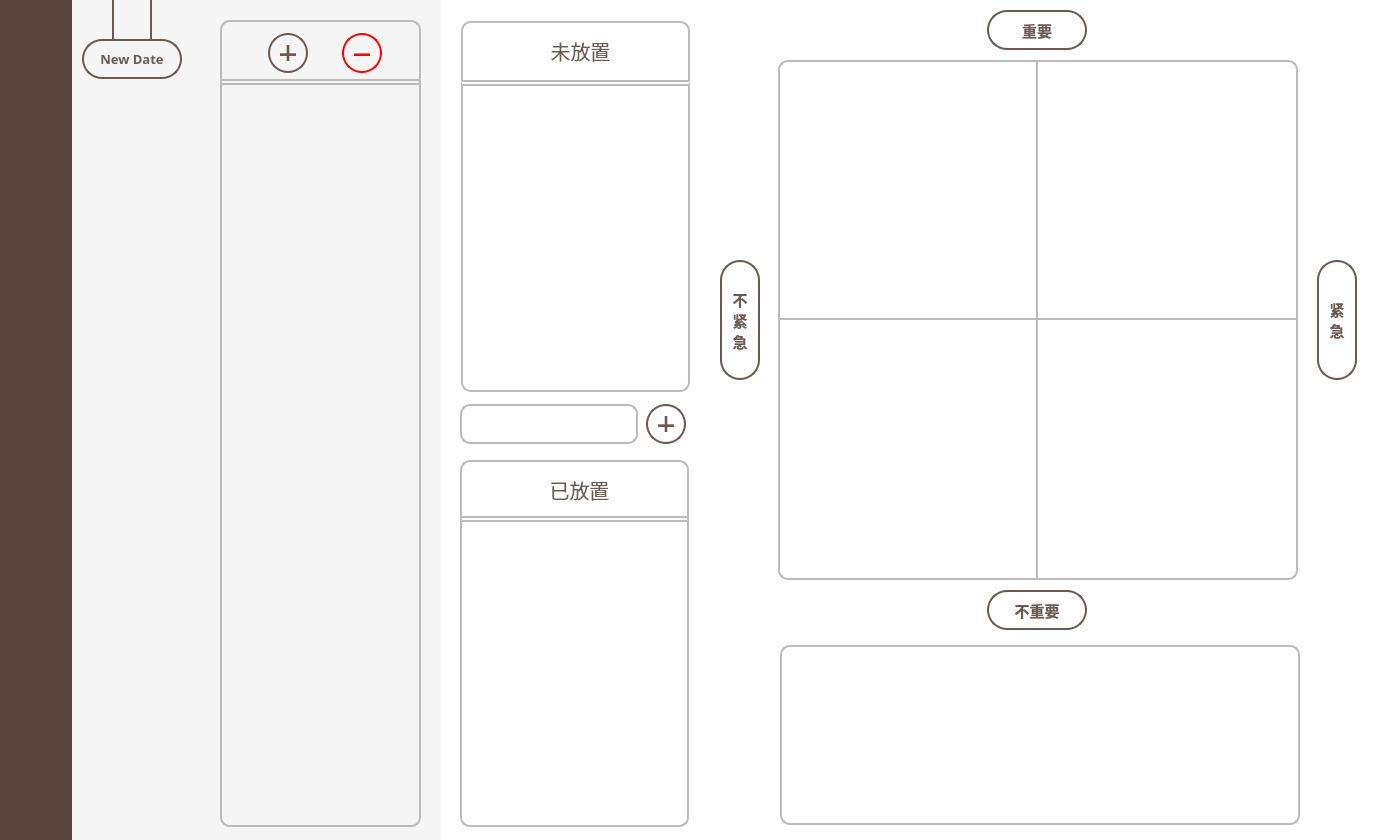
<?xml version="1.0" encoding="UTF-8"?>
<ui version="4.0">
 <class>Widget</class>
 <widget class="QWidget" name="Widget">
  <property name="geometry">
   <rect>
    <x>0</x>
    <y>0</y>
    <width>1400</width>
    <height>840</height>
   </rect>
  </property>
  <property name="font">
   <font>
    <family>微软雅黑</family>
    <pointsize>12</pointsize>
    <weight>50</weight>
    <italic>false</italic>
    <bold>false</bold>
    <underline>false</underline>
    <strikeout>false</strikeout>
    <stylestrategy>PreferDefault</stylestrategy>
    <kerning>true</kerning>
   </font>
  </property>
  <property name="focusPolicy">
   <enum>Qt::NoFocus</enum>
  </property>
  <property name="windowTitle">
   <string>Widget</string>
  </property>
  <property name="styleSheet">
   <string notr="true">#Widget
{
	background-color: white;
}

#listPlaced, #txtAddItem, #listFree, #listLabel
{
	border: 2px solid #bbbbbb;
	border-radius: 10px;
	background: transparent;
	outline:none;
}

#listD1, #listD2, #listD3, #listD4
{	
	outline:none;
	background:transparent;
	border:none;
}

#listD1
{
	border-bottom: 2px solid #bbbbbb;
}

#listD2
{
	border-bottom: 2px solid #bbbbbb;	
	border-right: 2px solid #bbbbbb;
	
}

#listD3
{
	border-right: 2px solid #bbbbbb;
}

DraggableList::item, PlacedList::item
{
	padding: 2px 0;
}</string>
  </property>
  <widget class="QGroupBox" name="groupCanvas">
   <property name="geometry">
    <rect>
     <x>440</x>
     <y>0</y>
     <width>941</width>
     <height>901</height>
    </rect>
   </property>
   <property name="styleSheet">
    <string notr="true">QGroupBox
{
	border: none;
	background: transparent;
	outline:none;
}</string>
   </property>
   <property name="title">
    <string/>
   </property>
   <widget class="QGroupBox" name="groupBox_4">
    <property name="geometry">
     <rect>
      <x>260</x>
      <y>0</y>
      <width>681</width>
      <height>631</height>
     </rect>
    </property>
    <property name="styleSheet">
     <string notr="true">QGroupBox
{
	border: none;
	border-radius:10px;
	background: transparent;
	outline:none;
}</string>
    </property>
    <property name="title">
     <string/>
    </property>
    <widget class="QGroupBox" name="groupBox_2">
     <property name="geometry">
      <rect>
       <x>78</x>
       <y>60</y>
       <width>520</width>
       <height>520</height>
      </rect>
     </property>
     <property name="styleSheet">
      <string notr="true">QGroupBox
{
	border: 2px solid #bbbbbb;
}</string>
     </property>
     <property name="title">
      <string/>
     </property>
     <widget class="DraggableList" name="listD3">
      <property name="enabled">
       <bool>true</bool>
      </property>
      <property name="geometry">
       <rect>
        <x>0</x>
        <y>260</y>
        <width>260</width>
        <height>260</height>
       </rect>
      </property>
      <property name="font">
       <font>
        <family>微软雅黑</family>
        <pointsize>12</pointsize>
       </font>
      </property>
      <property name="styleSheet">
       <string notr="true"/>
      </property>
     </widget>
     <widget class="DraggableList" name="listD1">
      <property name="geometry">
       <rect>
        <x>260</x>
        <y>0</y>
        <width>260</width>
        <height>260</height>
       </rect>
      </property>
      <property name="font">
       <font>
        <family>微软雅黑</family>
        <pointsize>12</pointsize>
       </font>
      </property>
      <property name="styleSheet">
       <string notr="true"/>
      </property>
     </widget>
     <widget class="DraggableList" name="listD4">
      <property name="geometry">
       <rect>
        <x>260</x>
        <y>260</y>
        <width>260</width>
        <height>260</height>
       </rect>
      </property>
      <property name="font">
       <font>
        <family>微软雅黑</family>
        <pointsize>12</pointsize>
       </font>
      </property>
      <property name="styleSheet">
       <string notr="true"/>
      </property>
     </widget>
     <widget class="DraggableList" name="listD2">
      <property name="geometry">
       <rect>
        <x>0</x>
        <y>0</y>
        <width>260</width>
        <height>260</height>
       </rect>
      </property>
      <property name="font">
       <font>
        <family>微软雅黑</family>
        <pointsize>12</pointsize>
       </font>
      </property>
      <property name="styleSheet">
       <string notr="true"/>
      </property>
     </widget>
    </widget>
    <widget class="QPushButton" name="btnYDown">
     <property name="geometry">
      <rect>
       <x>287</x>
       <y>590</y>
       <width>100</width>
       <height>40</height>
      </rect>
     </property>
     <property name="font">
      <font>
       <family>微软雅黑</family>
       <pointsize>11</pointsize>
       <weight>75</weight>
       <bold>true</bold>
      </font>
     </property>
     <property name="styleSheet">
      <string notr="true">#btnYDown
{
	height: 20px;
	border: 2px solid rgb(107,90,82);
	border-radius:20px;
	background: white;
	color: rgb(107,90,82);
	text-align:center;
	vertical-align:middle;
}

#btnYDown:hover
{
	background: rgb(107,90,82);
	color: white;
}</string>
     </property>
     <property name="text">
      <string>不重要</string>
     </property>
    </widget>
    <widget class="QPushButton" name="btnXLeft">
     <property name="geometry">
      <rect>
       <x>20</x>
       <y>260</y>
       <width>40</width>
       <height>120</height>
      </rect>
     </property>
     <property name="font">
      <font>
       <family>微软雅黑</family>
       <pointsize>11</pointsize>
       <weight>75</weight>
       <bold>true</bold>
      </font>
     </property>
     <property name="layoutDirection">
      <enum>Qt::LeftToRight</enum>
     </property>
     <property name="styleSheet">
      <string notr="true">#btnXLeft
{
	height: 20px;
	border: 2px solid rgb(107,90,82);
	border-radius:20px;
	background: white;
	color: rgb(107,90,82);
	text-align:center;
	vertical-align:middle;
}

#btnXLeft:hover
{
	background: rgb(107,90,82);
	color: white;
}</string>
     </property>
     <property name="text">
      <string>不
紧
急</string>
     </property>
    </widget>
    <widget class="QPushButton" name="btnXRight">
     <property name="geometry">
      <rect>
       <x>617</x>
       <y>260</y>
       <width>40</width>
       <height>120</height>
      </rect>
     </property>
     <property name="font">
      <font>
       <family>微软雅黑</family>
       <pointsize>11</pointsize>
       <weight>75</weight>
       <bold>true</bold>
      </font>
     </property>
     <property name="styleSheet">
      <string notr="true">#btnXRight
{
	height: 20px;
	border: 2px solid rgb(107,90,82);
	border-radius:20px;
	background: white;
	color: rgb(107,90,82);
	text-align:center;
	vertical-align:middle;
}

#btnXRight:hover
{
	background: rgb(107,90,82);
	color: white;
}</string>
     </property>
     <property name="text">
      <string>紧
急</string>
     </property>
    </widget>
    <widget class="QPushButton" name="btnYUp">
     <property name="geometry">
      <rect>
       <x>287</x>
       <y>10</y>
       <width>100</width>
       <height>40</height>
      </rect>
     </property>
     <property name="font">
      <font>
       <family>微软雅黑</family>
       <pointsize>11</pointsize>
       <weight>75</weight>
       <bold>true</bold>
      </font>
     </property>
     <property name="styleSheet">
      <string notr="true">#btnYUp
{
	height: 20px;
	border: 2px solid rgb(107,90,82);
	border-radius:20px;
	background: white;
	color: rgb(107,90,82);
	text-align:center;
	vertical-align:middle;
}

#btnYUp:hover
{
	background: rgb(107,90,82);
	color: white;
}</string>
     </property>
     <property name="text">
      <string>重要</string>
     </property>
    </widget>
   </widget>
   <widget class="QListWidget" name="listLabel">
    <property name="geometry">
     <rect>
      <x>340</x>
      <y>645</y>
      <width>520</width>
      <height>180</height>
     </rect>
    </property>
    <property name="font">
     <font>
      <family>微软雅黑</family>
      <pointsize>11</pointsize>
      <weight>75</weight>
      <bold>true</bold>
     </font>
    </property>
    <property name="styleSheet">
     <string notr="true">#listLabel
{
	padding-top:5px;
}

#listLabel::item
{
	height:20px;
	background:white;
	color:rgb(107,90,82);
	border: 2px solid rgb(107,90,82);
	border-radius: 10px;
	margin: 2px 20px 2px 5px;
	padding:5px;
}

#listLabel::item:hover
{
	background: rgb(107,90,82);
	color: white;
}

#listLabel::item:selected
{
	background: rgb(107,90,82);
	color: white;
}</string>
    </property>
   </widget>
   <widget class="QGroupBox" name="groupItemList">
    <property name="geometry">
     <rect>
      <x>10</x>
      <y>10</y>
      <width>251</width>
      <height>861</height>
     </rect>
    </property>
    <property name="styleSheet">
     <string notr="true">QGroupBox
{
	border: none;
	border-radius: 10px;
	background: transparent;
	outline:none;
}</string>
    </property>
    <property name="title">
     <string/>
    </property>
    <widget class="PlacedList" name="listPlaced">
     <property name="geometry">
      <rect>
       <x>10</x>
       <y>506</y>
       <width>229</width>
       <height>311</height>
      </rect>
     </property>
     <property name="font">
      <font>
       <family>微软雅黑</family>
       <pointsize>12</pointsize>
      </font>
     </property>
     <property name="styleSheet">
      <string notr="true">#listPlaced
{
	border-width: 2px;
	border-top-left-radius: 0;
	border-top-right-radius: 0;
	border-top: 6px double #bbbbbb;
}</string>
     </property>
    </widget>
    <widget class="QPushButton" name="btnAddItem">
     <property name="geometry">
      <rect>
       <x>196</x>
       <y>394</y>
       <width>40</width>
       <height>40</height>
      </rect>
     </property>
     <property name="font">
      <font>
       <family>Arial</family>
       <pointsize>20</pointsize>
       <weight>75</weight>
       <bold>true</bold>
      </font>
     </property>
     <property name="styleSheet">
      <string notr="true">#btnAddItem
{
	border: 2px solid rgb(107,90,82);
	height:20px;
	width:20px;
	padding:10px;
	border-radius:20px;
	background: transparent;
	color: rgb(107,90,82);
	text-align:center;
	vertical-align:middle;
}

#btnAddItem:hover
{
	background: rgb(107,90,82);
	color: white;
}
</string>
     </property>
     <property name="text">
      <string>＋</string>
     </property>
    </widget>
    <widget class="QLineEdit" name="txtAddItem">
     <property name="geometry">
      <rect>
       <x>10</x>
       <y>394</y>
       <width>178</width>
       <height>40</height>
      </rect>
     </property>
     <property name="font">
      <font>
       <family>微软雅黑</family>
       <pointsize>12</pointsize>
      </font>
     </property>
     <property name="acceptDrops">
      <bool>false</bool>
     </property>
     <property name="styleSheet">
      <string notr="true">#txtAddItem
{
	padding: 5px 5px;
}</string>
     </property>
     <property name="dragEnabled">
      <bool>false</bool>
     </property>
    </widget>
    <widget class="DraggableList" name="listFree">
     <property name="geometry">
      <rect>
       <x>11</x>
       <y>70</y>
       <width>229</width>
       <height>312</height>
      </rect>
     </property>
     <property name="font">
      <font>
       <family>微软雅黑</family>
       <pointsize>12</pointsize>
      </font>
     </property>
     <property name="styleSheet">
      <string notr="true">#listFree
{
	border-width: 2px;
	border-top-left-radius: 0;
	border-top-right-radius: 0;
	border-top: 6px double #bbbbbb;
}</string>
     </property>
    </widget>
    <widget class="QGroupBox" name="boxFree">
     <property name="geometry">
      <rect>
       <x>11</x>
       <y>11</y>
       <width>229</width>
       <height>60</height>
      </rect>
     </property>
     <property name="styleSheet">
      <string notr="true">#boxFree
{
	border:2px solid #bbbbbb;
	border-bottom: none;
	border-radius: 10px;
	border-bottom-left-radius:0;
	border-bottom-right-radius:0;
}</string>
     </property>
     <property name="title">
      <string/>
     </property>
     <widget class="QLabel" name="label">
      <property name="geometry">
       <rect>
        <x>18</x>
        <y>10</y>
        <width>40</width>
        <height>40</height>
       </rect>
      </property>
      <property name="styleSheet">
       <string notr="true">image: url(:/images/list.png)</string>
      </property>
      <property name="text">
       <string/>
      </property>
     </widget>
     <widget class="QLabel" name="label_2">
      <property name="geometry">
       <rect>
        <x>74</x>
        <y>14</y>
        <width>91</width>
        <height>31</height>
       </rect>
      </property>
      <property name="font">
       <font>
        <family>微软雅黑</family>
        <pointsize>15</pointsize>
       </font>
      </property>
      <property name="styleSheet">
       <string notr="true">color: rgb(107,90,82);</string>
      </property>
      <property name="text">
       <string>未放置</string>
      </property>
      <property name="alignment">
       <set>Qt::AlignCenter</set>
      </property>
     </widget>
    </widget>
    <widget class="QGroupBox" name="boxFree_2">
     <property name="geometry">
      <rect>
       <x>10</x>
       <y>450</y>
       <width>229</width>
       <height>60</height>
      </rect>
     </property>
     <property name="styleSheet">
      <string notr="true">#boxFree_2
{
	border:2px solid #bbbbbb;
	border-bottom: none;
	border-radius: 10px;
	border-bottom-left-radius:0;
	border-bottom-right-radius:0;
}</string>
     </property>
     <property name="title">
      <string/>
     </property>
     <widget class="QLabel" name="label_3">
      <property name="geometry">
       <rect>
        <x>18</x>
        <y>10</y>
        <width>40</width>
        <height>40</height>
       </rect>
      </property>
      <property name="styleSheet">
       <string notr="true">image: url(:/images/list.png)</string>
      </property>
      <property name="text">
       <string/>
      </property>
     </widget>
     <widget class="QLabel" name="label_4">
      <property name="geometry">
       <rect>
        <x>74</x>
        <y>14</y>
        <width>91</width>
        <height>31</height>
       </rect>
      </property>
      <property name="font">
       <font>
        <family>微软雅黑</family>
        <pointsize>15</pointsize>
       </font>
      </property>
      <property name="styleSheet">
       <string notr="true">color: rgb(107,90,82);</string>
      </property>
      <property name="text">
       <string>已放置</string>
      </property>
      <property name="alignment">
       <set>Qt::AlignCenter</set>
      </property>
     </widget>
    </widget>
   </widget>
  </widget>
  <widget class="QGroupBox" name="groupLeft">
   <property name="geometry">
    <rect>
     <x>60</x>
     <y>-10</y>
     <width>381</width>
     <height>911</height>
    </rect>
   </property>
   <property name="styleSheet">
    <string notr="true">#groupLeft
{
	background:rgb(245, 245, 245);
	border:none;
}</string>
   </property>
   <property name="title">
    <string/>
   </property>
   <widget class="QGroupBox" name="groupTipList">
    <property name="geometry">
     <rect>
      <x>10</x>
      <y>36</y>
      <width>161</width>
      <height>851</height>
     </rect>
    </property>
    <property name="styleSheet">
     <string notr="true">QGroupBox
{
	border: 2px solid #bbbbbb;
	border: none;
	border-right: none;
	border-radius: 10px;
	border-top-right-radius: 0;
	border-bottom-right-radius: 0;
	background: transparent;
	outline:none;
}

#listTime
{
	border:none;
	background-color: transparent;
	text-align: center;
	outline: none;
}

#listTime::item
{
	margin-top: 10px;
	margin-left: 12px;
	margin-right: 20px;
	padding: 10px 0 10px 5px;
	height: 20px;
	border: 2px solid rgb(89,69,61);
	border-left:none;
	border-radius: 10px;
	border-top-left-radius:0;
	border-bottom-left-radius:0;
	background-color: white;
	color: rgb(89,69,61);
	text-align: center;
}

#listTime::item:hover
{
	background: rgb(89,69,61);
	color: white;
}

#listTime::item:selected
{
	background: rgb(89,69,61);
	color: white;
}</string>
    </property>
    <property name="title">
     <string/>
    </property>
    <widget class="TimeList" name="listTime">
     <property name="geometry">
      <rect>
       <x>-12</x>
       <y>60</y>
       <width>161</width>
       <height>791</height>
      </rect>
     </property>
     <property name="font">
      <font>
       <family>微软雅黑</family>
       <pointsize>9</pointsize>
       <weight>75</weight>
       <italic>false</italic>
       <bold>true</bold>
      </font>
     </property>
     <property name="contextMenuPolicy">
      <enum>Qt::CustomContextMenu</enum>
     </property>
     <property name="styleSheet">
      <string notr="true"/>
     </property>
    </widget>
    <widget class="QPushButton" name="btnAddTime">
     <property name="geometry">
      <rect>
       <x>12</x>
       <y>13</y>
       <width>100</width>
       <height>40</height>
      </rect>
     </property>
     <property name="font">
      <font>
       <family>微软雅黑</family>
       <pointsize>10</pointsize>
       <weight>75</weight>
       <bold>true</bold>
      </font>
     </property>
     <property name="styleSheet">
      <string notr="true">#btnAddTime
{
	height: 20px;
	border: 2px solid rgb(107,90,82);
	border-radius:20px;
	background: transparent;
	color: rgb(107,90,82);
	text-align:center;
	vertical-align:middle;
}

#btnAddTime:hover
{
	background: rgb(107,90,82);
	color: white;
}</string>
     </property>
     <property name="text">
      <string>New Date</string>
     </property>
    </widget>
   </widget>
   <widget class="QGroupBox" name="pole">
    <property name="geometry">
     <rect>
      <x>52</x>
      <y>0</y>
      <width>40</width>
      <height>51</height>
     </rect>
    </property>
    <property name="styleSheet">
     <string notr="true">border: 2px solid rgb(107,90,82);
border-top:none;
border-bottom:none;
background:transparent;</string>
    </property>
    <property name="title">
     <string/>
    </property>
   </widget>
   <widget class="QGroupBox" name="groupFourList">
    <property name="geometry">
     <rect>
      <x>160</x>
      <y>30</y>
      <width>201</width>
      <height>807</height>
     </rect>
    </property>
    <property name="styleSheet">
     <string notr="true">QGroupBox
{
	border: 2px solid #bbbbbb;
	border-radius: 10px;
	background: transparent;
	outline:none;
}</string>
    </property>
    <property name="title">
     <string/>
    </property>
    <widget class="QPushButton" name="btnAddFour">
     <property name="geometry">
      <rect>
       <x>48</x>
       <y>13</y>
       <width>40</width>
       <height>40</height>
      </rect>
     </property>
     <property name="font">
      <font>
       <family>Arial</family>
       <pointsize>20</pointsize>
       <weight>75</weight>
       <bold>true</bold>
      </font>
     </property>
     <property name="styleSheet">
      <string notr="true">#btnAddFour
{
	border: 2px solid rgb(107,90,82);
	height:20px;
	width:20px;
	padding:10px;
	border-radius:20px;
	background: transparent;
	color: rgb(107,90,82);
	text-align:center;
	vertical-align:middle;
}

#btnAddFour:hover
{
	background: rgb(107,90,82);
	color: white;
}
</string>
     </property>
     <property name="text">
      <string>＋</string>
     </property>
    </widget>
    <widget class="QPushButton" name="btnDelFour">
     <property name="geometry">
      <rect>
       <x>122</x>
       <y>13</y>
       <width>40</width>
       <height>40</height>
      </rect>
     </property>
     <property name="font">
      <font>
       <family>Arial</family>
       <pointsize>20</pointsize>
       <weight>75</weight>
       <bold>true</bold>
      </font>
     </property>
     <property name="styleSheet">
      <string notr="true">

#btnDelFour
{
	border: 2px solid rgb(252, 4, 4);
	height:20px;
	width:20px;
	padding:10px;
	border-radius:20px;
	background: transparent;
	color: rgb(252, 4, 4);
	text-align:center;
	vertical-align:middle;
}

#btnDelFour:hover
{
	background: rgb(252, 4, 4);
	color: white;
}</string>
     </property>
     <property name="text">
      <string>－</string>
     </property>
    </widget>
    <widget class="FourList" name="listFour">
     <property name="geometry">
      <rect>
       <x>-1</x>
       <y>59</y>
       <width>201</width>
       <height>751</height>
      </rect>
     </property>
     <property name="font">
      <font>
       <family>微软雅黑</family>
       <pointsize>12</pointsize>
      </font>
     </property>
     <property name="styleSheet">
      <string notr="true">#listFour
{
	border: none;
	border-top: 6px double #bbbbbb;
	border-radius:0;
	background: transparent;
	outline:none;
	show-decoration-selected: 1;
}

#listFour::item
{
	padding-top:5px;
}</string>
     </property>
    </widget>
   </widget>
  </widget>
  <widget class="QGroupBox" name="btns">
   <property name="geometry">
    <rect>
     <x>0</x>
     <y>0</y>
     <width>72</width>
     <height>851</height>
    </rect>
   </property>
   <property name="styleSheet">
    <string notr="true">#btns
{
	background:rgb(89,69,61);
	border:none;
}</string>
   </property>
   <property name="title">
    <string/>
   </property>
   <widget class="QPushButton" name="btnSave">
    <property name="geometry">
     <rect>
      <x>4</x>
      <y>40</y>
      <width>64</width>
      <height>64</height>
     </rect>
    </property>
    <property name="styleSheet">
     <string notr="true">#btnSave
{
	background-color: transparent;
	background-image: url(:/images/save.png);
	background-repeat: no-repeat;
	border:none;
	border-radius: 5px;
}

#btnSave:hover
{
	background-image: url(:/images/save_b.png);
}</string>
    </property>
    <property name="text">
     <string/>
    </property>
   </widget>
   <widget class="QPushButton" name="btnImport">
    <property name="geometry">
     <rect>
      <x>4</x>
      <y>140</y>
      <width>64</width>
      <height>64</height>
     </rect>
    </property>
    <property name="styleSheet">
     <string notr="true">#btnImport
{
	background-color: transparent;
	background-image: url(:/images/import.png);
	background-repeat: no-repeat;
	border:none;
	border-radius: 5px;
}

#btnImport:hover
{
	background-image: url(:/images/import_b.png)
}</string>
    </property>
    <property name="text">
     <string/>
    </property>
   </widget>
  </widget>
  <action name="actListFreeDel">
   <property name="text">
    <string>删除</string>
   </property>
  </action>
  <action name="actListD1Del">
   <property name="text">
    <string>删除</string>
   </property>
  </action>
  <action name="actListD2Del">
   <property name="text">
    <string>删除</string>
   </property>
  </action>
  <action name="actListD3Del">
   <property name="text">
    <string>删除</string>
   </property>
  </action>
  <action name="actListD4Del">
   <property name="text">
    <string>删除</string>
   </property>
  </action>
  <action name="actListTimeDel">
   <property name="text">
    <string>删除</string>
   </property>
   <property name="toolTip">
    <string>删除</string>
   </property>
  </action>
 </widget>
 <layoutdefault spacing="6" margin="11"/>
 <customwidgets>
  <customwidget>
   <class>DraggableList</class>
   <extends>QListWidget</extends>
   <header>draggablelist.h</header>
  </customwidget>
  <customwidget>
   <class>PlacedList</class>
   <extends>QListWidget</extends>
   <header>placedlist.h</header>
  </customwidget>
  <customwidget>
   <class>FourList</class>
   <extends>QListWidget</extends>
   <header>fourlist.h</header>
  </customwidget>
  <customwidget>
   <class>TimeList</class>
   <extends>QListWidget</extends>
   <header>timelist.h</header>
  </customwidget>
 </customwidgets>
 <tabstops>
  <tabstop>txtAddItem</tabstop>
  <tabstop>btnAddItem</tabstop>
  <tabstop>listFree</tabstop>
  <tabstop>listD2</tabstop>
  <tabstop>listD1</tabstop>
  <tabstop>listD3</tabstop>
  <tabstop>listD4</tabstop>
  <tabstop>listPlaced</tabstop>
 </tabstops>
 <resources/>
 <connections/>
</ui>
